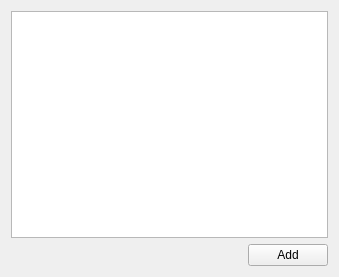
<?xml version="1.0" encoding="UTF-8"?>
<ui version="4.0">
 <class>DataEditorWidget</class>
 <widget class="QWidget" name="DataEditorWidget">
  <property name="geometry">
   <rect>
    <x>0</x>
    <y>0</y>
    <width>339</width>
    <height>277</height>
   </rect>
  </property>
  <property name="windowTitle">
   <string>Form</string>
  </property>
  <layout class="QVBoxLayout" name="verticalLayout">
   <item>
    <widget class="QTableView" name="tableView"/>
   </item>
   <item>
    <layout class="QHBoxLayout" name="horizontalLayout">
     <item>
      <spacer name="horizontalSpacer">
       <property name="orientation">
        <enum>Qt::Horizontal</enum>
       </property>
       <property name="sizeHint" stdset="0">
        <size>
         <width>40</width>
         <height>20</height>
        </size>
       </property>
      </spacer>
     </item>
     <item>
      <widget class="QPushButton" name="addButton">
       <property name="text">
        <string>Add</string>
       </property>
      </widget>
     </item>
    </layout>
   </item>
  </layout>
 </widget>
 <resources/>
 <connections/>
</ui>
